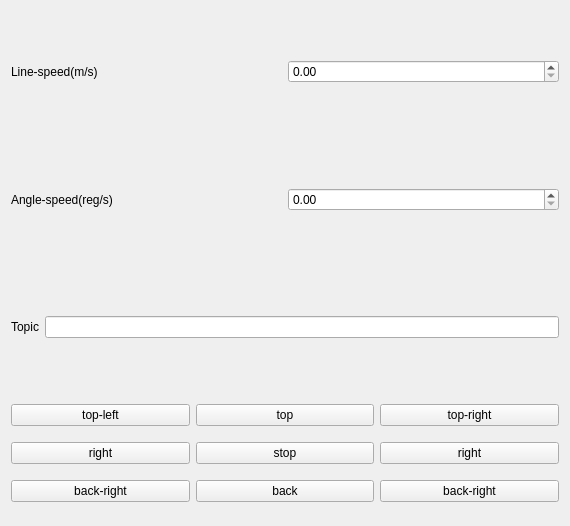
<?xml version="1.0" encoding="UTF-8"?>
<ui version="4.0">
 <class>Widget</class>
 <widget class="QWidget" name="Widget">
  <property name="geometry">
   <rect>
    <x>0</x>
    <y>0</y>
    <width>570</width>
    <height>526</height>
   </rect>
  </property>
  <property name="windowTitle">
   <string>Widget</string>
  </property>
  <layout class="QVBoxLayout" name="verticalLayout_4">
   <item>
    <widget class="QWidget" name="widget_7" native="true">
     <layout class="QVBoxLayout" name="verticalLayout_3">
      <property name="leftMargin">
       <number>0</number>
      </property>
      <property name="topMargin">
       <number>0</number>
      </property>
      <property name="rightMargin">
       <number>0</number>
      </property>
      <property name="bottomMargin">
       <number>0</number>
      </property>
      <item>
       <widget class="QWidget" name="widget_6" native="true">
        <layout class="QVBoxLayout" name="verticalLayout_2">
         <property name="leftMargin">
          <number>0</number>
         </property>
         <property name="topMargin">
          <number>0</number>
         </property>
         <property name="rightMargin">
          <number>0</number>
         </property>
         <property name="bottomMargin">
          <number>0</number>
         </property>
         <item>
          <widget class="QWidget" name="widget_4" native="true">
           <layout class="QHBoxLayout" name="horizontalLayout_2">
            <property name="leftMargin">
             <number>0</number>
            </property>
            <property name="topMargin">
             <number>0</number>
            </property>
            <property name="rightMargin">
             <number>0</number>
            </property>
            <property name="bottomMargin">
             <number>0</number>
            </property>
            <item>
             <widget class="QLabel" name="label_2">
              <property name="text">
               <string>Line-speed(m/s)</string>
              </property>
             </widget>
            </item>
            <item>
             <widget class="QDoubleSpinBox" name="doubleSpinBox"/>
            </item>
           </layout>
          </widget>
         </item>
         <item>
          <widget class="QWidget" name="widget_5" native="true">
           <layout class="QHBoxLayout" name="horizontalLayout_3">
            <property name="leftMargin">
             <number>0</number>
            </property>
            <property name="topMargin">
             <number>0</number>
            </property>
            <property name="rightMargin">
             <number>0</number>
            </property>
            <property name="bottomMargin">
             <number>0</number>
            </property>
            <item>
             <widget class="QLabel" name="label_3">
              <property name="text">
               <string>Angle-speed(reg/s)</string>
              </property>
             </widget>
            </item>
            <item>
             <widget class="QDoubleSpinBox" name="doubleSpinBox_2"/>
            </item>
           </layout>
          </widget>
         </item>
        </layout>
       </widget>
      </item>
      <item>
       <widget class="QWidget" name="widget_3" native="true">
        <layout class="QVBoxLayout" name="verticalLayout">
         <property name="leftMargin">
          <number>0</number>
         </property>
         <property name="topMargin">
          <number>0</number>
         </property>
         <property name="rightMargin">
          <number>0</number>
         </property>
         <property name="bottomMargin">
          <number>0</number>
         </property>
         <item>
          <widget class="QWidget" name="widget_2" native="true">
           <layout class="QHBoxLayout" name="horizontalLayout">
            <property name="leftMargin">
             <number>0</number>
            </property>
            <property name="topMargin">
             <number>0</number>
            </property>
            <property name="rightMargin">
             <number>0</number>
            </property>
            <property name="bottomMargin">
             <number>0</number>
            </property>
            <item>
             <widget class="QLabel" name="label">
              <property name="text">
               <string>Topic</string>
              </property>
             </widget>
            </item>
            <item>
             <widget class="QLineEdit" name="lineEdit"/>
            </item>
           </layout>
          </widget>
         </item>
         <item>
          <widget class="QWidget" name="widget" native="true">
           <layout class="QGridLayout" name="gridLayout">
            <property name="leftMargin">
             <number>0</number>
            </property>
            <property name="topMargin">
             <number>0</number>
            </property>
            <property name="rightMargin">
             <number>0</number>
            </property>
            <property name="bottomMargin">
             <number>0</number>
            </property>
            <item row="0" column="0">
             <widget class="QPushButton" name="pushButton">
              <property name="text">
               <string>top-left</string>
              </property>
             </widget>
            </item>
            <item row="0" column="1">
             <widget class="QPushButton" name="pushButton_2">
              <property name="text">
               <string>top</string>
              </property>
             </widget>
            </item>
            <item row="0" column="2">
             <widget class="QPushButton" name="pushButton_3">
              <property name="text">
               <string>top-right</string>
              </property>
             </widget>
            </item>
            <item row="1" column="0">
             <widget class="QPushButton" name="pushButton_4">
              <property name="text">
               <string>right</string>
              </property>
             </widget>
            </item>
            <item row="1" column="1">
             <widget class="QPushButton" name="pushButton_5">
              <property name="text">
               <string>stop</string>
              </property>
             </widget>
            </item>
            <item row="1" column="2">
             <widget class="QPushButton" name="pushButton_6">
              <property name="text">
               <string>right</string>
              </property>
             </widget>
            </item>
            <item row="2" column="0">
             <widget class="QPushButton" name="pushButton_7">
              <property name="text">
               <string>back-right</string>
              </property>
             </widget>
            </item>
            <item row="2" column="1">
             <widget class="QPushButton" name="pushButton_8">
              <property name="text">
               <string>back</string>
              </property>
             </widget>
            </item>
            <item row="2" column="2">
             <widget class="QPushButton" name="pushButton_9">
              <property name="text">
               <string>back-right</string>
              </property>
             </widget>
            </item>
           </layout>
          </widget>
         </item>
        </layout>
       </widget>
      </item>
     </layout>
    </widget>
   </item>
  </layout>
 </widget>
 <resources/>
 <connections/>
</ui>
